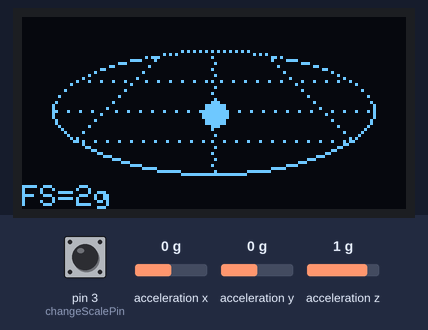
The sketch below on a simulated Arduino Uno, built with avr-gcc and run on an emulated ATmega328P. Parts: 128×64 one-colour display. Wiring (inferred from the names in the program): MPU-6050 motion sensor at I2C address 0x68. The inputs (shaded band) are chosen by the test bench; at power-on: acceleration x 0 g, pin 3 (changeScalePin) HIGH, acceleration y 0 g, acceleration z 1 g.

Above: at 1.2 s.
1.3 s: acceleration x set to -1.4 g
At 2.3 s:
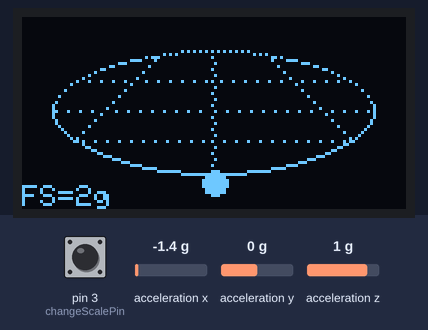
3.0 s: pin 3 (changeScalePin) pulled LOW for 0.15 s
At 3.8 s:
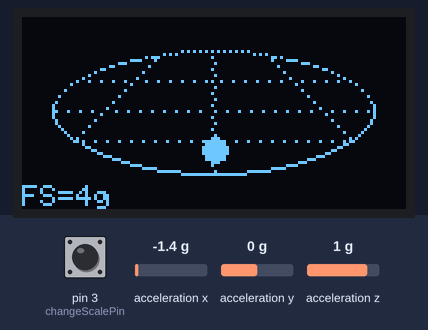
4.8 s: acceleration y set to -1.4 g
At 5.8 s:
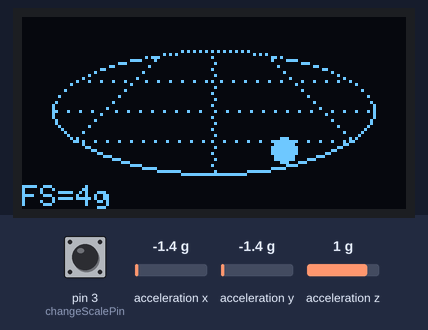
6.3 s: pin 3 (changeScalePin) pulled LOW for 1 s
At 7.5 s:
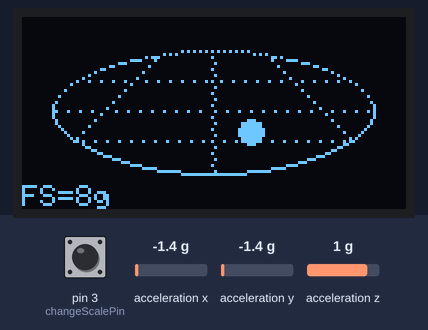
8.8 s: acceleration x set to -0.8 g
At 10.2 s:
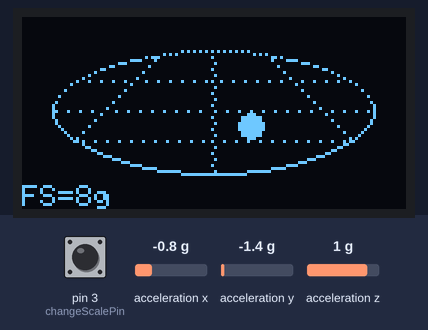
10.6 s: acceleration y set to -0.8 g
At 12.0 s:
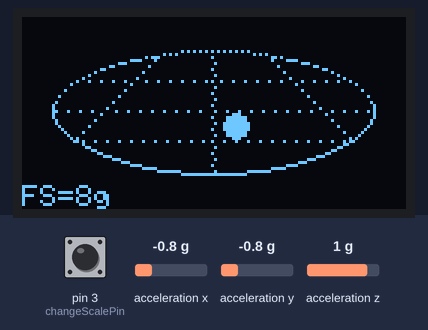
Timing chart, 0 to 13.1 s (numbered marks = the images above; inputs shaded):
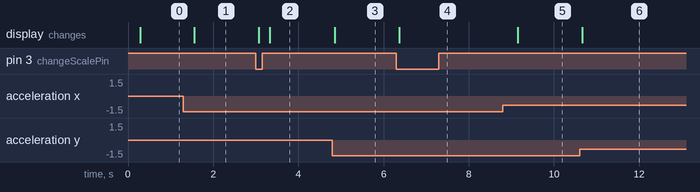

The sketch:

mpu6050-oled.ino
```cpp
#include <SPI.h>
#include <Wire.h>
#include <Adafruit_GFX.h>
#include <Adafruit_SSD1306.h>

const int8_t MPU_I2C_ADDR = 0x68; // address of the MPU-6050 device

const int8_t XG_OFFS_USRH = 0x06; // Accelerometer Offset Cancellation
const int8_t ACCEL_CONFIG = 0x1C; // Accelerometer Configuration
const int8_t ACCEL_XOUT_H = 0x3B; // Accelerometer Measurements
const int8_t PWR_MGMT_1   = 0x6B; // Power Management 1 register address

// accelerometer full scale modes
const int8_t AFS_SEL_2G   = 0x00;
const int8_t AFS_SEL_4G   = 0x08;
const int8_t AFS_SEL_8G   = 0x10;
const int8_t AFS_SEL_16G  = 0x18;

volatile int8_t afs_sel;
volatile int8_t new_afs_sel;

// declare the OLED display used
#define OLED_RESET 4
Adafruit_SSD1306 display(OLED_RESET);
const int display_refresh_rate_ms = 250;     // update the display every 250ms
unsigned long last_display_refresh_time = 0; // last time the display was updated

// the cursor
static const int cursor_radius = 4;

// the grid
static const int grid_width  = 112;
static const int grid_height =  42;

static const unsigned char PROGMEM grid_bitmap[] = {
  B00000000, B00000000, B00000000, B00000000, B00000000, B00000101, B01010101,
   B01010101, B01010000, B00000000, B00000000, B00000000, B00000000, B00000000,
  B00000000, B00000000, B00000000, B00000000, B00000001, B01010000, B00000000,
   B00000000, B00000101, B01000000, B00000000, B00000000, B00000000, B00000000,
  B00000000, B00000000, B00000000, B00000000, B01011100, B00000000, B00000001,
   B00000000, B00000000, B00011010, B00000000, B00000000, B00000000, B00000000,
  B00000000, B00000000, B00000000, B00001111, B00001000, B00000000, B00000000,
   B00000000, B00000000, B00010000, B11110000, B00000000, B00000000, B00000000,
  B00000000, B00000000, B00000000, B11100000, B00000000, B00000000, B00000000,
   B10000000, B00000000, B00000000, B00000111, B00000000, B00000000, B00000000,
  B00000000, B00000000, B00000110, B00000000, B00100000, B00000000, B00000000,
   B00000000, B00000000, B00000100, B00000000, B01100000, B00000000, B00000000,
  B00000000, B00000000, B00110000, B00000000, B00000000, B00000000, B00000001,
   B00000000, B00000000, B00000000, B00000000, B00001100, B00000000, B00000000,
  B00000000, B00000000, B10000000, B00000000, B10000000, B00000000, B00000000,
   B00000000, B00000000, B00000001, B00000000, B00000001, B00000000, B00000000,
  B00000000, B00000010, B00000000, B00000000, B00000000, B00000000, B00000000,
   B10000000, B00000000, B00000000, B00000000, B00000000, B01000000, B00000000,
  B00000000, B00001000, B00000000, B00000010, B00000000, B00000000, B00000000,
   B00000000, B00000000, B00000000, B01000000, B00000000, B00010000, B00000000,
  B00000000, B00100010, B00100010, B00100000, B01000100, B01000100, B01000101,
   B00100010, B00100010, B00100010, B00000100, B01000100, B01000100, B00000000,
  B00000000, B10000000, B00000000, B00001000, B00000000, B00000000, B00000000,
   B00000000, B00000000, B00000000, B00010000, B00000000, B00000001, B00000000,
  B00000000, B00000000, B00000000, B00000000, B00000000, B00000000, B00000000,
   B10000000, B00000000, B00000000, B00000000, B00000000, B00000000, B00000000,
  B00000010, B00000000, B00000000, B00100000, B00000000, B00000000, B00000000,
   B00000000, B00000000, B00000000, B00000100, B00000000, B00000000, B01000000,
  B00000000, B00000000, B00000000, B00000000, B00000000, B00000000, B00000001,
   B00000000, B00000000, B00000000, B00000000, B00000000, B00000000, B00000000,
  B00001000, B00000000, B00000000, B10000000, B00000000, B00000000, B00000000,
   B00000000, B00000000, B00000000, B00000001, B00000000, B00000000, B00010000,
  B00000000, B00000000, B00000000, B00000000, B00000000, B00000000, B00000000,
   B10000000, B00000000, B00000000, B00000000, B00000000, B00000000, B00000000,
  B00010000, B00000000, B00000010, B00000000, B00000000, B00000000, B00000000,
   B00000000, B00000000, B00000000, B00000000, B01000000, B00000000, B00001000,
  B00100000, B00000000, B00000000, B00000000, B00000000, B00000000, B00000001,
   B00000000, B00000000, B00000000, B00000000, B00000000, B00000000, B00000100,
  B00100000, B00000000, B00001000, B00000000, B00000000, B00000000, B00000000,
   B00000000, B00000000, B00000000, B00000000, B00010000, B00000000, B00000100,
  B00110001, B00010001, B00000001, B00010001, B00010001, B00010001, B00010000,
   B10001000, B10001000, B10001000, B10001000, B10000001, B00010001, B00010100,
  B00100000, B00000000, B00100000, B00000000, B00000000, B00000000, B00000000,
   B00000000, B00000000, B00000000, B00000000, B00000100, B00000000, B00000100,
  B00100000, B00000000, B00000000, B00000000, B00000000, B00000000, B00000001,
   B00000000, B00000000, B00000000, B00000000, B00000000, B00000000, B00000100,
  B00010000, B00000000, B10000000, B00000000, B00000000, B00000000, B00000000,
   B00000000, B00000000, B00000000, B00000000, B00000001, B00000000, B00001000,
  B00010000, B00000000, B00000000, B00000000, B00000000, B00000000, B00000000,
   B10000000, B00000000, B00000000, B00000000, B00000000, B00000000, B00001000,
  B00001000, B00000010, B00000000, B00000000, B00000000, B00000000, B00000000,
   B00000000, B00000000, B00000000, B00000000, B00000000, B01000000, B00010000,
  B00000100, B00000000, B00000000, B00000000, B00000000, B00000000, B00000001,
   B00000000, B00000000, B00000000, B00000000, B00000000, B00000000, B00100000,
  B00000010, B00001000, B00000000, B00000000, B00000000, B00000000, B00000000,
   B00000000, B00000000, B00000000, B00000000, B00000000, B00010000, B01000000,
  B00000001, B00000000, B00000000, B00000000, B00000000, B00000000, B00000000,
   B10000000, B00000000, B00000000, B00000000, B00000000, B00000000, B10000000,
  B00000000, B10100000, B00000000, B00000000, B00000000, B00000000, B00000000,
   B00000000, B00000000, B00000000, B00000000, B00000000, B00000101, B00000000,
  B00000000, B01101000, B10001000, B10001000, B10001000, B10001000, B10001001,
   B00010001, B00010001, B00010001, B00010001, B00010001, B00010110, B00000000,
  B00000000, B00001000, B00000000, B00000000, B00000000, B00000000, B00000000,
   B00000000, B00000000, B00000000, B00000000, B00000000, B00011000, B00000000,
  B00000000, B00000110, B00000000, B00000000, B00000000, B00000000, B00000000,
   B10000000, B00000000, B00000000, B00000000, B00000000, B01100000, B00000000,
  B00000000, B00000001, B10000000, B00000000, B00000000, B00000000, B00000000,
   B00000000, B00000000, B00000000, B00000000, B00000001, B10000000, B00000000,
  B00000000, B00000000, B01100000, B00000000, B00000000, B00000000, B00000001,
   B00000000, B00000000, B00000000, B00000000, B00000110, B00000000, B00000000,
  B00000000, B00000000, B00011100, B00000000, B00000000, B00000000, B00000000,
   B00000000, B00000000, B00000000, B00000000, B00111000, B00000000, B00000000,
  B00000000, B00000000, B00000011, B10000000, B00000000, B00000000, B00000000,
   B10000000, B00000000, B00000000, B00000001, B11000000, B00000000, B00000000,
  B00000000, B00000000, B00000000, B01110000, B00000000, B00000000, B00000000,
   B00000000, B00000000, B00000000, B00001110, B00000000, B00000000, B00000000,
  B00000000, B00000000, B00000000, B00001111, B00000000, B00000000, B00000001,
   B00000000, B00000000, B00000000, B11110000, B00000000, B00000000, B00000000,
  B00000000, B00000000, B00000000, B00000000, B11111000, B00000000, B00000000,
   B00000000, B00000000, B00011111, B00000000, B00000000, B00000000, B00000000,
  B00000000, B00000000, B00000000, B00000000, B00000111, B11111000, B00000000,
   B10000000, B00011111, B11100000, B00000000, B00000000, B00000000, B00000000,
  B00000000, B00000000, B00000000, B00000000, B00000000, B00000111, B11111111,
   B11111111, B11100000, B00000000, B00000000, B00000000, B00000000, B00000000,
};

// data acquisition rate
const unsigned long scan_rate_ms = 10;       // sample at 100Hz

// data buffers
const int buffer_length = 20;

int16_t accel_x_buffer[buffer_length];
int16_t accel_y_buffer[buffer_length];
float accel_a_buffer[buffer_length];

int next_scan_index = 0;                     // where the next sample will be saved

// interrupt handler
void changeScale() {
  if (afs_sel == AFS_SEL_2G)
    new_afs_sel = AFS_SEL_4G;
  else if (afs_sel == AFS_SEL_4G)
    new_afs_sel = AFS_SEL_8G;
  else if (afs_sel == AFS_SEL_8G)
    new_afs_sel = AFS_SEL_16G;
  else if (afs_sel == AFS_SEL_16G)
    new_afs_sel = AFS_SEL_2G;
}

void setup() {
  // initialize the Wire library
  Wire.begin();

  // wake up the mpu-6050 unit
  Wire.beginTransmission(MPU_I2C_ADDR);
  Wire.write(PWR_MGMT_1);
  Wire.write(0);
  Wire.endTransmission();

  // select the accelerometer full scale
  afs_sel = AFS_SEL_2G;
  new_afs_sel = afs_sel;

  // set the accelerometer full scale
  Wire.beginTransmission(MPU_I2C_ADDR);
  Wire.write(ACCEL_CONFIG);
  Wire.write(afs_sel);
  Wire.endTransmission();

  // calibrate the accelerometer
  const int16_t offset_x = -2574;
  const int16_t offset_y =   336;
  const int16_t offset_z =  1755;
  Wire.beginTransmission(MPU_I2C_ADDR);
  Wire.write(XG_OFFS_USRH);

  uint8_t offsets[6];
  offsets[0] = static_cast<uint8_t>(offset_x >> 8);
  offsets[1] = static_cast<uint8_t>(offset_x & 0x00ff);
  offsets[2] = static_cast<uint8_t>(offset_y >> 8);
  offsets[3] = static_cast<uint8_t>(offset_y & 0x00ff);
  offsets[4] = static_cast<uint8_t>(offset_z >> 8);
  offsets[5] = static_cast<uint8_t>(offset_z & 0x00ff);

  Wire.write(offsets, 6);
  Wire.endTransmission();

  // initialize the display
  display.begin(SSD1306_SWITCHCAPVCC, 0x3C);

  // hide the Adafruit welcome screen
  display.clearDisplay();
  display.display();

  // attach the interrupt handler
  const byte changeScalePin = 3;
  pinMode(changeScalePin, INPUT_PULLUP);
  attachInterrupt(digitalPinToInterrupt(changeScalePin), changeScale, FALLING);
}

void loop() {
  unsigned long loop_start = millis();

  // change the accelerometer scale if requested
  if (new_afs_sel != afs_sel) {
    afs_sel = new_afs_sel;
    // set the accelerometer full scale
    Wire.beginTransmission(MPU_I2C_ADDR);
    Wire.write(ACCEL_CONFIG);
    Wire.write(afs_sel);
    Wire.endTransmission();
  }

  // point to the first accelerometer register
  Wire.beginTransmission(MPU_I2C_ADDR);
  Wire.write(ACCEL_XOUT_H);
  Wire.endTransmission();

  // read four bytes of data
  Wire.requestFrom(MPU_I2C_ADDR, 4);

  // the most significant byte is transmitted first!
  int16_t accel_x = Wire.read() << 8 | Wire.read();
  int16_t accel_y = Wire.read() << 8 | Wire.read();

  // calculate the total acceleration
  float accel_a = sq(accel_x) + sq(accel_y);

  // save the acceleration data
  accel_x_buffer[next_scan_index] = accel_x;
  accel_y_buffer[next_scan_index] = accel_y;
  accel_a_buffer[next_scan_index] = accel_a;

  // find the position for the next scan
  next_scan_index = (next_scan_index + 1) % buffer_length;

  // time to update the display?
  if (millis() - last_display_refresh_time > display_refresh_rate_ms) {
    // time to update the display
    last_display_refresh_time = millis();

    // find the maximum acceleration index
    int max_scan_index = 0;

    for (int i = 1; i < buffer_length; i++)
      if (accel_a_buffer[i] > accel_a_buffer[max_scan_index])
        max_scan_index = i;

    // clear the drawing area
    display.clearDisplay();

    // load the grid image
    display.drawBitmap(
      (display.width()  - grid_width ) / 2, // x
      (display.height() - grid_height) / 2, // y
      grid_bitmap,
      grid_width,
      grid_height,
      WHITE);

    // print the current accelerometer scale
    display.setCursor(0, display.height() - 8);
    display.setTextColor(WHITE);
    display.print("FS=");
    display.print(2 << ((afs_sel >> 3) & 0x03));
    display.print("g");

    // plot the cursor
    display.fillCircle(
      display.width()  / 2 - (accel_y_buffer[max_scan_index] >>  9),
      display.height() / 2 - (accel_x_buffer[max_scan_index] >> 10),
      cursor_radius,
      WHITE);

    // refresh the display
    display.display();
  }

  // wait for the acquisition period to expire
  unsigned long elapsed = millis() - loop_start;

  if (elapsed < scan_rate_ms)
    delay(scan_rate_ms - elapsed);
}
```

Measured:
- after the input at 1.3 s, the display: changes after 0.25 s (image 1)
- after the input at 3.0 s, the display: first changes after 0.07 s (image 2 shows a later state)
- after the input at 4.8 s, the display: changes after 0.05 s (image 3)
- after the input at 6.3 s, the display: changes after 0.06 s (image 4)
- after the input at 8.8 s, the display: changes after 0.35 s (image 5)
- after the input at 10.6 s, the display: changes after 0.06 s (image 6)
